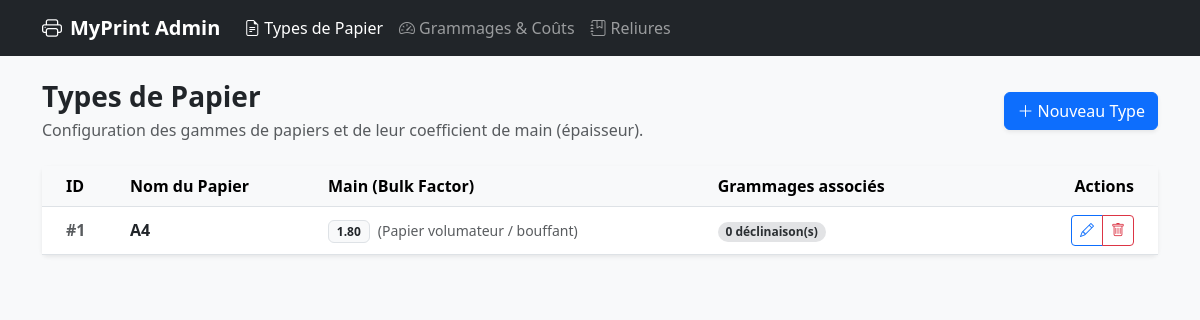
The app's page /catalog/papers/, older data.
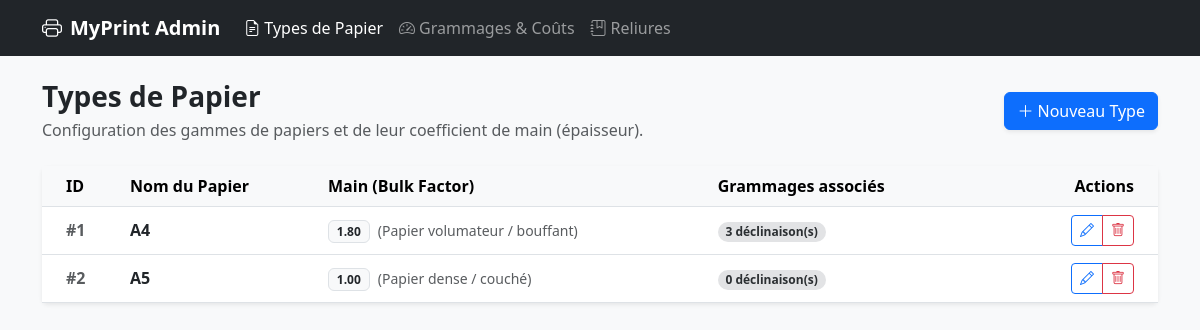
The same page, newer data.
### catalog/models.py (models this page shows, shortened)
class PaperType(models.Model):
    name = models.CharField(max_length=100) # ex: Bouffant, Offset, Couché Satiné
    bulk_factor = models.DecimalField(
        max_digits=4, decimal_places=2, default=1.0,
        help_text="Main du papier (ex: 1.8 pour bouffant, 1.0 pour couché)"
    )

### catalog/views.py (the view)
# urls.py: path('papers/', views.PaperTypeListView.as_view(), name='papertype_list'),
class PaperTypeListView(ListView):
    model = PaperType
    template_name = 'catalog/papertype_list.html'
    context_object_name = 'paper_types'

### catalog/templates/catalog/papertype_list.html (shortened to what this page needs)
{% extends 'catalog/base_catalog.html' %}
{% block content %}
<div class="d-flex justify-content-between align-items-center mb-4">
    <div>
        <h2 class="h3 fw-bold mb-1">Types de Papier</h2>
        <p class="text-muted mb-0">Configuration des gammes de papiers et de leur coefficient de main (épaisseur).</p>
    </div>
    <a href="{% url 'catalog:papertype_create' %}" class="btn btn-primary shadow-sm">
        <i class="bi bi-plus-lg me-1"></i>Nouveau Type
    </a>
</div>
<div class="card shadow-sm border-0">
    <div class="card-body p-0">
        <div class="table-responsive">
            <table class="table table-hover align-middle mb-0">
                <thead class="table-light border-bottom">
                    <tr>
                        <th class="ps-4" style="width: 80px;">ID</th>
                        <th>Nom du Papier</th>
                        <th>Main (Bulk Factor)</th>
                        <th>Grammages associés</th>
                        <th class="text-end pe-4" style="width: 180px;">Actions</th>
                    </tr>
                </thead>
                <tbody>
                    {% for paper in paper_types %}
                    <tr>
                        <td class="ps-4 text-muted fw-semibold">#{{ paper.id }}</td>
                        <td>
                            <span class="fw-semibold text-dark">{{ paper.name }}</span>
                        </td>
                        <td>
                            <span class="badge bg-light text-dark border">
                                {{ paper.bulk_factor }}
                            </span>
                            <small class="text-muted ms-1">
                                {% if paper.bulk_factor > 1.2 %}
                                    (Papier volumateur / bouffant)
                                {% else %}
                                    (Papier dense / couché)
                                {% endif %}
                            </small>
                        </td>
                        <td>
                            <span class="badge bg-secondary-subtle text-secondary-emphasis rounded-pill">
                                {{ paper.weights.count }} déclinaison(s)
                            </span>
                        </td>
                        <td class="text-end pe-4">
                            <div class="btn-group btn-group-sm">
                                <a href="{% url 'catalog:papertype_update' paper.pk %}" class="btn btn-outline-primary" title="Modifier">
                                    <i class="bi bi-pencil"></i>
                                </a>
                                <a href="{% url 'catalog:papertype_delete' paper.pk %}" class="btn btn-outline-danger" title="Supprimer">
                                    <i class="bi bi-trash"></i>
                                </a>
                            </div>
                        </td>
                    </tr>
                    {% endfor %}
                </tbody>
            </table>
        </div>
    </div>
</div>
{% endblock %}

Row changes from the older to the newer data that the page shows:
computed for PaperType id 1: weights.count "0" → "3"
added PaperType: id "2", name "A5", bulk_factor "1.00", shows "(Papier dense / couché)", weights.count "0"
